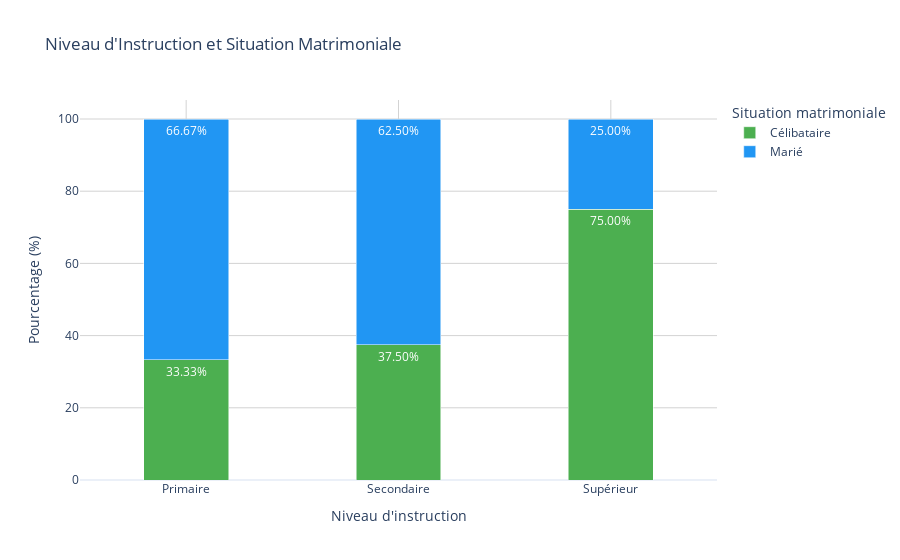

This figure's notebook cell:
### Markdown cell above
### Graphe à barres empilées vertical

### Code cell
# Données fictives
data = pd.DataFrame({
    'Niveau d\'instruction': ['Primaire', 'Primaire', 'Secondaire', 'Secondaire', 'Supérieur', 'Supérieur'],
    'Situation matrimoniale': ['Célibataire', 'Marié', 'Célibataire', 'Marié', 'Célibataire', 'Marié'],
    'Nombre': [10, 20, 15, 25, 30, 10]
})

# Calcule des pourcentages
data['Pourcentage'] = (data['Nombre'] / data.groupby('Niveau d\'instruction')['Nombre'].transform('sum') * 100).round(2)

# Création du graphique à barres empilées
fig = px.bar(data,
             x='Niveau d\'instruction',
             y='Pourcentage',
             color='Situation matrimoniale',
             text='Pourcentage',         # Pourcentages sur les barres
             title='Niveau d\'Instruction et Situation Matrimoniale',
             labels={'Pourcentage': 'Pourcentage (%)'},
             color_discrete_sequence=['#4CAF50', '#2196F3'])  # Couleurs

# Personnalisation
fig.update_traces(
    texttemplate='%{text:.2f}%',         # Format des étiquettes
    textposition='inside',               # Pourcentages à l'intérieur des barres
    textfont_color='white',              # Couleur des pourcentages
    width=0.4                            # Largeur des barres réduite
)

# Configuration du layout pour le graphique
fig.update_layout(
    yaxis_title='Pourcentage (%)',
    xaxis_title='Niveau d\'instruction',
    barmode='stack',                     # pour empiler
    template='plotly_white',
    yaxis=dict(gridcolor='LightGray'),   # Couleur de la grille
    xaxis=dict(gridcolor='LightGray')    # Couleur de la grille
)

# Affichage
fig.show()

### Figure 1 — Plotly figure (JSON) as saved in the notebook; plotly's stock layout.template omitted (floating-point values rounded to 4 significant figures)
{"data": [{"alignmentgroup": "True", "hovertemplate": "Situation matrimoniale=Célibataire<br>Niveau d'instruction=%{x}<br>Pourcentage (%)=%{text}<extra></extra>", "legendgroup": "Célibataire", "marker": {"color": "#4CAF50", "pattern": {"shape": ""}}, "name": "Célibataire", "offsetgroup": "Célibataire", "orientation": "v", "showlegend": true, "text": [33.33, 37.5, 75], "textfont": {"color": "white"}, "textposition": "inside", "texttemplate": "%{text:.2f}%", "type": "bar", "width": 0.4, "x": ["Primaire", "Secondaire", "Supérieur"], "xaxis": "x", "y": [33.33, 37.5, 75], "yaxis": "y"}, {"alignmentgroup": "True", "hovertemplate": "Situation matrimoniale=Marié<br>Niveau d'instruction=%{x}<br>Pourcentage (%)=%{text}<extra></extra>", "legendgroup": "Marié", "marker": {"color": "#2196F3", "pattern": {"shape": ""}}, "name": "Marié", "offsetgroup": "Marié", "orientation": "v", "showlegend": true, "text": [66.67, 62.5, 25], "textfont": {"color": "white"}, "textposition": "inside", "texttemplate": "%{text:.2f}%", "type": "bar", "width": 0.4, "x": ["Primaire", "Secondaire", "Supérieur"], "xaxis": "x", "y": [66.67, 62.5, 25], "yaxis": "y"}], "layout": {"barmode": "stack", "legend": {"title": {"text": "Situation matrimoniale"}, "tracegroupgap": 0}, "title": {"text": "Niveau d'Instruction et Situation Matrimoniale"}, "xaxis": {"anchor": "y", "domain": [0, 1], "gridcolor": "LightGray", "title": {"text": "Niveau d'instruction"}}, "yaxis": {"anchor": "x", "domain": [0, 1], "gridcolor": "LightGray", "title": {"text": "Pourcentage (%)"}}}}
